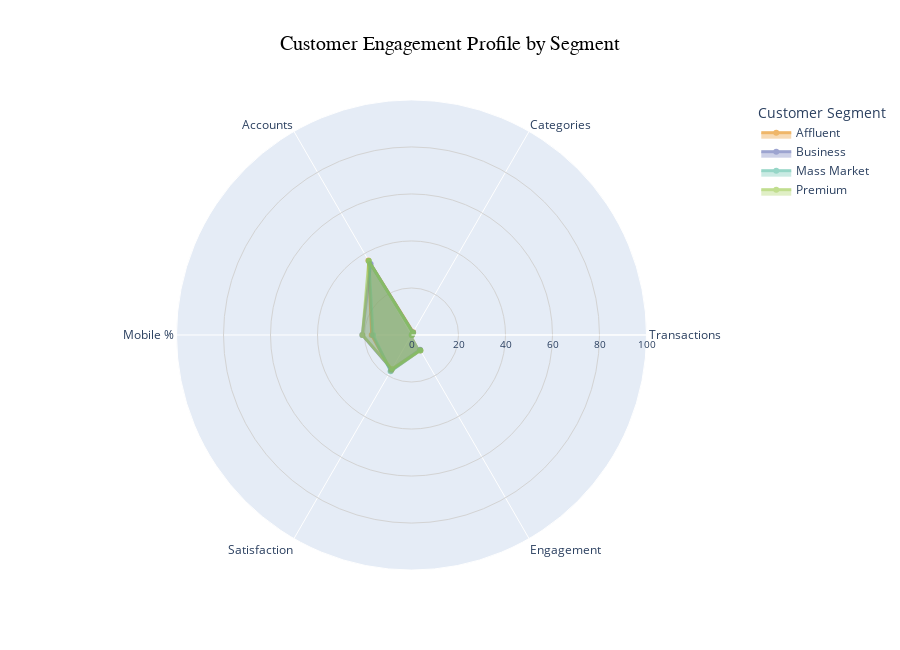

Source (notebook cell):
### Markdown cell above
### Customer Engagement Rader

### Code cell
customer_engagement_radar_query = "SELECT * FROM gold.analytics_customer_behavior_clusters"
customer_engagement_radar_df = fetch_data(customer_engagement_radar_query)


segment_agg = customer_engagement_radar_df.groupby('customer_segment').agg({
    'avg_transactions_90d': 'mean',
    'avg_unique_categories': 'mean',
    'avg_accounts': 'mean',
    'mobile_usage_pct': 'mean',
    'avg_satisfaction_score': 'mean',
    'engagement_score': 'mean'
}).reset_index()

categories = ['Transactions', 'Categories', 'Accounts', 'Mobile %', 'Satisfaction', 'Engagement']

# Choose a vibrant color palette
colors = px.colors.qualitative.Vivid

fig = go.Figure()

for i, (_, row) in enumerate(segment_agg.iterrows()):
    values = [
        row['avg_transactions_90d'],
        row['avg_unique_categories'] * 10,  # Scale for visualization
        row['avg_accounts'] * 20,
        row['mobile_usage_pct'],
        row['avg_satisfaction_score'] * 20,
        row['engagement_score']
    ]
    fig.add_trace(go.Scatterpolar(
        r=values,
        theta=categories,
        fill='toself',
        name=row['customer_segment'],
        line=dict(color=colors[i % len(colors)], width=3),
        opacity=0.6,
        hovertemplate='<b>%{theta}</b><br>Value: %{r:.1f}<extra></extra>'
    ))

fig.update_layout(
    polar=dict(
        radialaxis=dict(visible=True, range=[0, 100], gridcolor='lightgrey', tickfont=dict(size=10)),
        angularaxis=dict(tickfont=dict(size=12))
    ),
    title=dict(
        text="Customer Engagement Profile by Segment",
        font=dict(size=20, family='Arial', color='black'),
        x=0.5
    ),
    legend=dict(title='Customer Segment', font=dict(size=12)),
    height=650,
    paper_bgcolor='white',
    plot_bgcolor='white'
)

fig.show()

### Figure 1 — Plotly figure (JSON) as saved in the notebook; plotly's stock layout.template omitted (floating-point values rounded to 4 significant figures)
{"data": [{"fill": "toself", "hovertemplate": "<b>%{theta}</b><br>Value: %{r:.1f}<extra></extra>", "line": {"color": "rgb(229, 134, 6)", "width": 3}, "name": "Affluent", "opacity": 0.6, "r": [0.1375, 1.375, 36.67, 16.94, 17.43, 7.555], "theta": ["Transactions", "Categories", "Accounts", "Mobile %", "Satisfaction", "Engagement"], "type": "scatterpolar"}, {"fill": "toself", "hovertemplate": "<b>%{theta}</b><br>Value: %{r:.1f}<extra></extra>", "line": {"color": "rgb(93, 105, 177)", "width": 3}, "name": "Business", "opacity": 0.6, "r": [0.1208, 1.208, 34.83, 20.92, 16.84, 7.232], "theta": ["Transactions", "Categories", "Accounts", "Mobile %", "Satisfaction", "Engagement"], "type": "scatterpolar"}, {"fill": "toself", "hovertemplate": "<b>%{theta}</b><br>Value: %{r:.1f}<extra></extra>", "line": {"color": "rgb(82, 188, 163)", "width": 3}, "name": "Mass Market", "opacity": 0.6, "r": [0.1167, 1.167, 36.33, 16.36, 17.79, 7.556], "theta": ["Transactions", "Categories", "Accounts", "Mobile %", "Satisfaction", "Engagement"], "type": "scatterpolar"}, {"fill": "toself", "hovertemplate": "<b>%{theta}</b><br>Value: %{r:.1f}<extra></extra>", "line": {"color": "rgb(153, 201, 69)", "width": 3}, "name": "Premium", "opacity": 0.6, "r": [0.1167, 1.167, 36.33, 20.87, 16.66, 7.448], "theta": ["Transactions", "Categories", "Accounts", "Mobile %", "Satisfaction", "Engagement"], "type": "scatterpolar"}], "layout": {"height": 650, "legend": {"font": {"size": 12}, "title": {"text": "Customer Segment"}}, "paper_bgcolor": "white", "plot_bgcolor": "white", "polar": {"angularaxis": {"tickfont": {"size": 12}}, "radialaxis": {"gridcolor": "lightgrey", "range": [0, 100], "tickfont": {"size": 10}, "visible": true}}, "title": {"font": {"color": "black", "family": "Arial", "size": 20}, "text": "Customer Engagement Profile by Segment", "x": 0.5}}}
